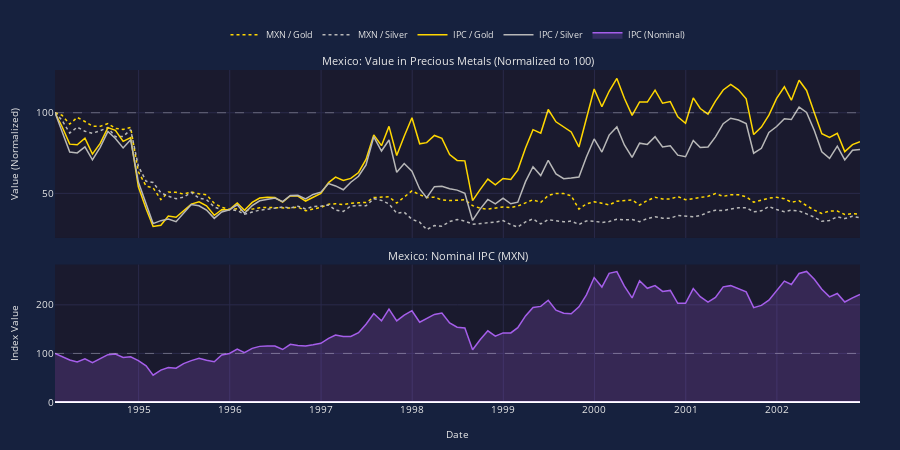

The notebook cell saved with this chart:
### Markdown cell above
## Mexico: Tequila Crisis (1994-1996)

**Economic Difficulties:** The "Tequila Crisis" saw the peso lose 50% of its value in weeks. Inflation spiked to 52% in 1995. GDP contracted 6.2%. The crisis spread to other emerging markets.

**Causes:** Overvalued fixed exchange rate, large current account deficit (8% of GDP), short-term dollar-denominated debt (Tesobonos), political instability (Zapatista uprising, assassinations), and declining foreign reserves used to defend the peg.

**Government Interventions:**
- *Devaluation (Dec 1994)*: Government widened trading band, then floated peso - triggered crisis but was necessary adjustment
- *US/IMF bailout (Jan 1995)*: $50 billion rescue package, largest at the time - prevented default and restored confidence (successful)
- *Fiscal austerity*: Spending cuts and tax increases - painful but restored fiscal balance
- *Inflation targeting*: Central bank adopted inflation targeting framework - anchor for expectations (successful long-term)
- *Banking reform*: Restructured failed banks, improved regulation - prevented future crises

Mexico repaid the US loan early and the economy recovered strongly by 1997.

### Code cell
show_country_analysis(norm_data['Mexico'])
